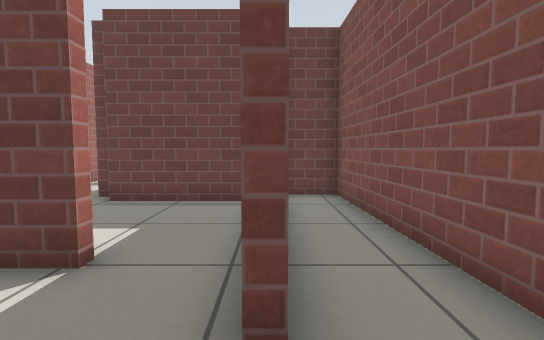
View 1 (above)

19 first-person views from a walk through a robot-simulator world made for Gazebo. The camera is 0.7 m above the floor, tilts 4° down and sees 85° across. The lines on the ground mark 1 m squares. The floor is counted in squares, 0.5 m on a side. Each view is taken from the middle of a square. On the plan, view 1 faces up. The plan holds only what a view shows up to about 14 squares ahead; the rest is blank. Simple patterns stand in for the simulator's built-in surfaces.

View 2
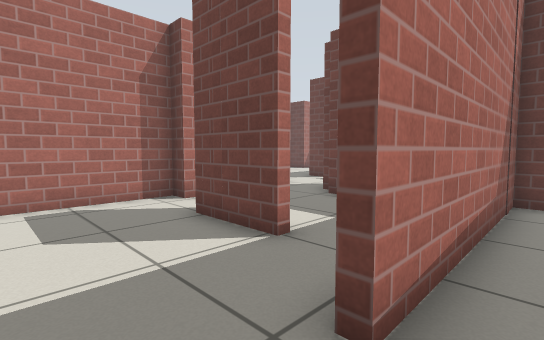

View 3
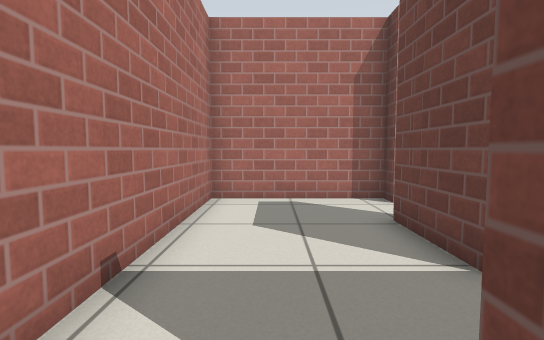

View 4
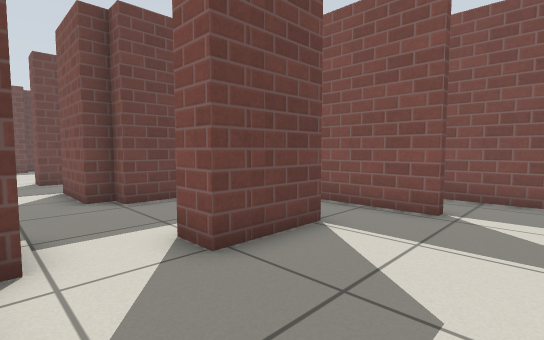

View 5
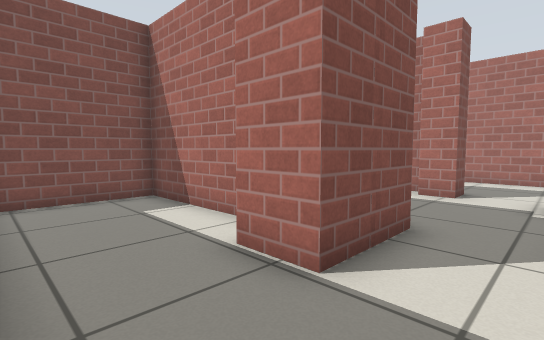

View 6
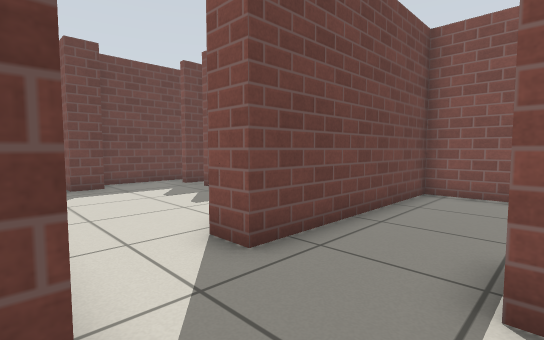

View 7
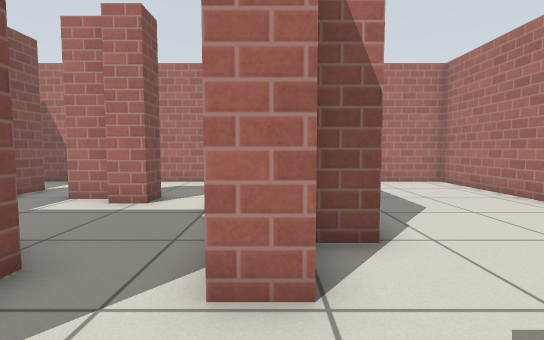

View 8
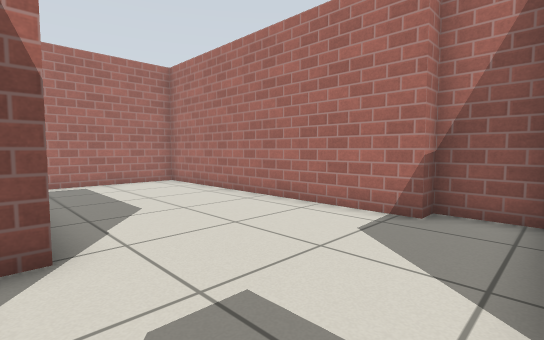

View 9
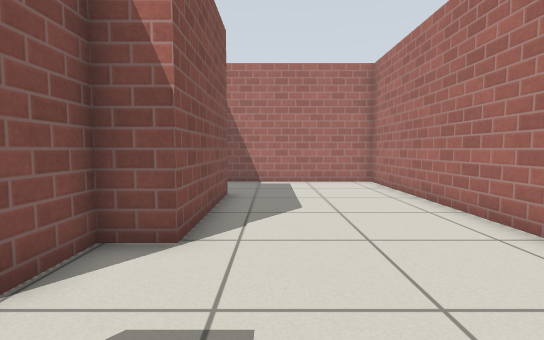

View 10
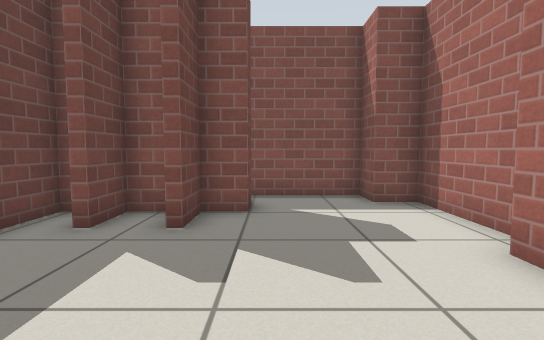

View 11
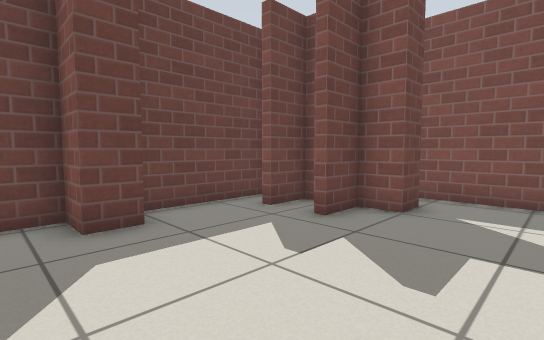

View 12
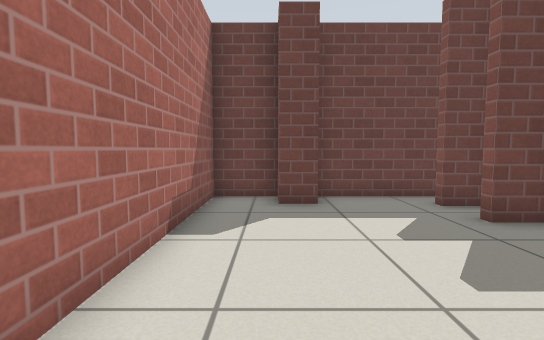

View 13
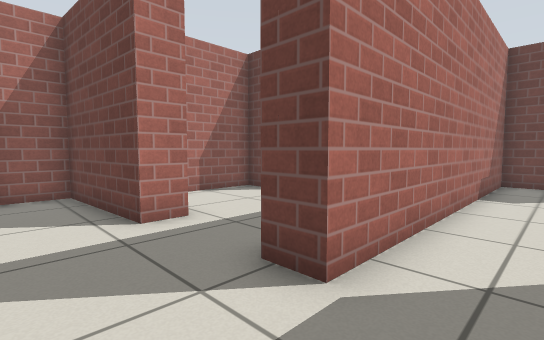

View 14
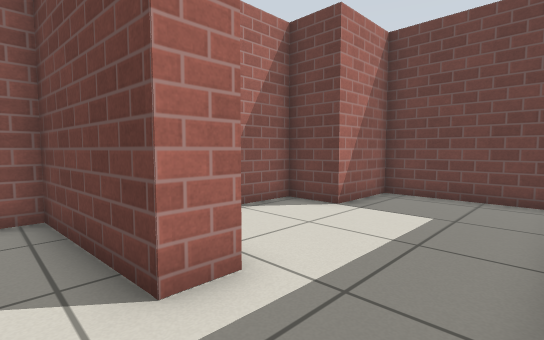

View 15
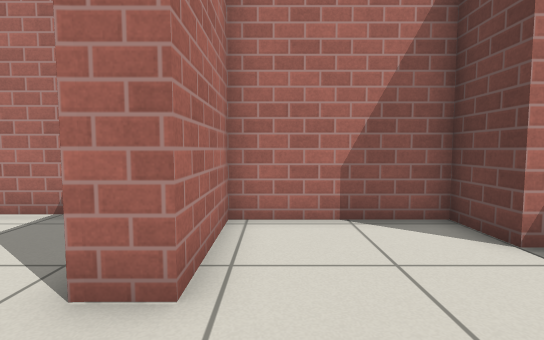

View 16
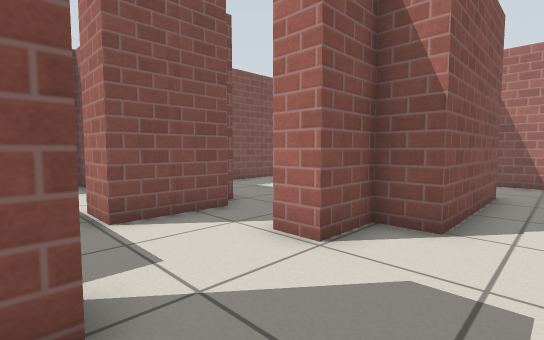

View 17
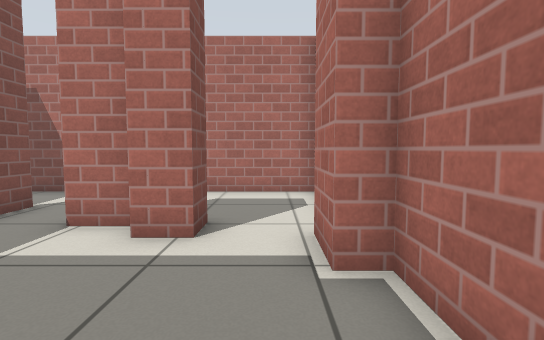

View 18
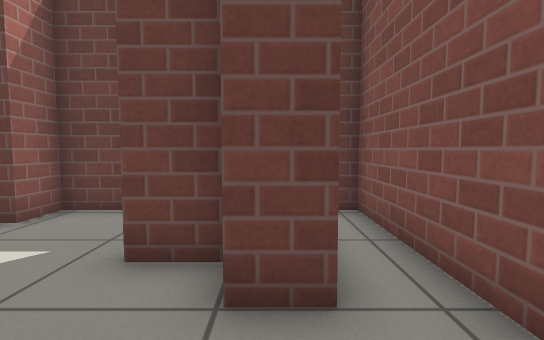

View 19
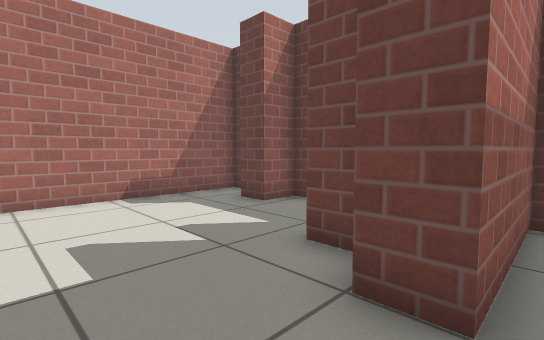

### Floor plan
Ten units are one square. View 1 is at (0, 0); x grows to the right and y downward. Boxes are objects, and circles mark ways between rooms. Rooms are numbered by the first view taken in them; rooms with no view inside come last. Other rooms are left out.
<svg viewBox="-165 -242 193 254">
<path fill="none" stroke="#000" d="M-36 -37 -22 -37M-22 -34 -48 -34 -48 -44 -37 -44M-8 -79 -44 -79 -44 -86 -51 -86 -51 -113 -35 -113M-74 -76 -74 -57 -67 -57 -67 -42 -74 -42 -74 7 -7 7M-22 -102 20 -102 20 -141 -53 -141M-2 -17 -2 -49M-77 -135 -77 -125M23 -3 20 -91 1 -91 1 -17M8 7 20 7M-36 -158 -31 -158M-18 -222 -18 -226M-24 -151 8 -151 8 -163 20 -163 20 -237 6 -237 6 -195 -4 -195 -4 -206 -18 -206 -18 -210M-4 -237 -48 -237 -48 -225 -58 -225 -58 -237 -77 -237 -77 -135M-53 -141 -53 -152M-96 -26 -96 -77 -84 -77 -84 -94 -74 -94M-116 -131 -116 -121 -160 -119 -160 -100 -153 -100 -153 7 -90 7M-77 -125 -87 -125 -87 -130M-93 -202 -131 -202 -131 -175 -148 -175 -148 -131 -116 -131"/>
<circle cx="0" cy="-5" r="3" fill="#2a7"/>
<circle cx="-65" cy="-145" r="3" fill="#2a7"/>
<circle cx="-80" cy="-110" r="3" fill="#2a7"/>
<circle cx="-100" cy="-130" r="3" fill="#2a7"/>
<text x="-40" y="-60">1</text>
<text x="10" y="-30">2</text>
<text x="-30" y="-190">3</text>
<text x="-120" y="-60">4</text>
<text x="-110" y="-160">5</text>
</svg>
Room 1 opens to room 2. Room 1 opens to room 3. Room 1 opens to room 4. Room 4 opens to room 5.

Where each view was taken, in squares from view 1:
view 1: 0 up, 0 right, facing up
view 2: 0 up, 1 right, facing up-left
view 3: 1 up, 1 right, facing left
view 4: 0 up, 7 left, facing up-right
view 5: 14 up, 7 left, facing down-right
view 6: 11 up, 8 left, facing up-right
view 7: 12 up, 8 left, facing down
view 8: 12 up, 9 left, facing down-left
view 9: 12 up, 11 left, facing down
view 10: 19 up, 7 left, facing right
view 11: 17 up, 7 left, facing up-right
view 12: 15 up, 6 left, facing up
view 13: 10 up, 6 left, facing up-left
view 14: 11 up, 9 left, facing up-left
view 15: 14 up, 9 left, facing left
view 16: 13 up, 11 left, facing down-right
view 17: 9 up, 6 left, facing down
view 18: 17 up, 0 right, facing up
view 19: 17 up, 1 right, facing up-left
